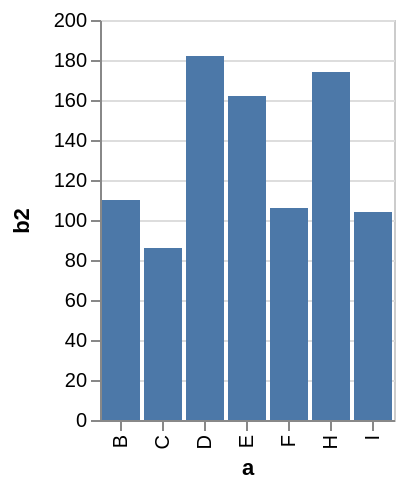

Vega-Lite specification stored for this chart:
### Vega specification from a JSON file in a GitHub repository (floating-point values rounded to 4 significant figures)
{"$schema": "https://vega.github.io/schema/vega/v3.0.json", "description": "A simple bar chart with embedded data that uses a filter and calculate.", "autosize": "pad", "padding": 5, "encode": {"update": {"stroke": {"value": "#ccc"}, "fill": {"value": "transparent"}}}, "data": [{"name": "source_0", "values": [{"a": "A", "b": 28}, {"a": "B", "b": 55}, {"a": "C", "b": 43}, {"a": "G", "b": 19}, {"a": "H", "b": 87}, {"a": "I", "b": 52}, {"a": "D", "b": 91}, {"a": "E", "b": 81}, {"a": "F", "b": 53}]}, {"name": "data_0", "source": "source_0", "transform": [{"type": "formula", "expr": "2*datum.b", "as": "b2"}, {"type": "filter", "expr": "datum.b2 > 60"}, {"type": "filter", "expr": "datum[\"b2\"] !== null && !isNaN(datum[\"b2\"])"}]}], "signals": [{"name": "x_step", "value": 21}, {"name": "width", "update": "bandspace(domain('x').length, 0.1, 0.05) * x_step"}, {"name": "height", "update": "200"}], "marks": [{"name": "marks", "type": "rect", "role": "bar", "from": {"data": "data_0"}, "encode": {"update": {"x": {"scale": "x", "field": "a"}, "width": {"scale": "x", "band": true}, "y": {"scale": "y", "field": "b2"}, "y2": {"scale": "y", "value": 0}, "fill": {"value": "#4c78a8"}}}}], "scales": [{"name": "x", "type": "band", "domain": {"data": "data_0", "field": "a", "sort": true}, "range": {"step": {"signal": "x_step"}}, "round": true, "paddingInner": 0.1, "paddingOuter": 0.05}, {"name": "y", "type": "linear", "domain": {"data": "data_0", "field": "b2"}, "range": [{"signal": "height"}, 0], "round": true, "nice": true, "zero": true}], "axes": [{"scale": "x", "orient": "bottom", "tickCount": 5, "title": "a", "zindex": 1, "encode": {"labels": {"update": {"angle": {"value": 270}, "align": {"value": "right"}, "baseline": {"value": "middle"}}}}}, {"scale": "y", "maxExtent": 30, "minExtent": 30, "orient": "left", "title": "b2", "zindex": 1}, {"scale": "y", "domain": false, "grid": true, "labels": false, "orient": "left", "ticks": false, "zindex": 0, "gridScale": "x"}], "config": {"axis": {"quantitativeExtent": 30}}}
